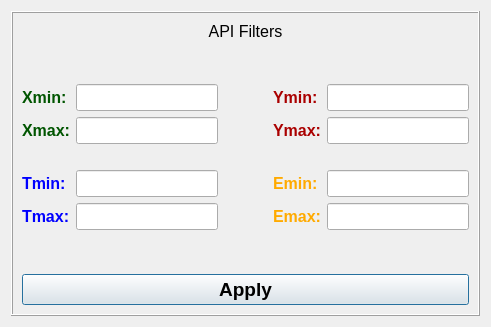
<?xml version="1.0" encoding="UTF-8"?>
<ui version="4.0">
 <class>win_eff</class>
 <widget class="QDialog" name="win_eff">
  <property name="geometry">
   <rect>
    <x>0</x>
    <y>0</y>
    <width>491</width>
    <height>327</height>
   </rect>
  </property>
  <property name="windowTitle">
   <string>Dialog</string>
  </property>
  <layout class="QGridLayout" name="gridLayout_2">
   <item row="0" column="0">
    <widget class="QFrame" name="frame">
     <property name="frameShape">
      <enum>QFrame::Box</enum>
     </property>
     <property name="frameShadow">
      <enum>QFrame::Raised</enum>
     </property>
     <layout class="QGridLayout" name="gridLayout_3">
      <item row="3" column="0">
       <layout class="QGridLayout" name="gridLayout">
        <item row="0" column="0">
         <widget class="QLabel" name="label_t_half">
          <property name="palette">
           <palette>
            <active>
             <colorrole role="WindowText">
              <brush brushstyle="SolidPattern">
               <color alpha="255">
                <red>0</red>
                <green>85</green>
                <blue>0</blue>
               </color>
              </brush>
             </colorrole>
             <colorrole role="Button">
              <brush brushstyle="SolidPattern">
               <color alpha="255">
                <red>212</red>
                <green>217</green>
                <blue>208</blue>
               </color>
              </brush>
             </colorrole>
             <colorrole role="Base">
              <brush brushstyle="SolidPattern">
               <color alpha="255">
                <red>212</red>
                <green>217</green>
                <blue>208</blue>
               </color>
              </brush>
             </colorrole>
             <colorrole role="Window">
              <brush brushstyle="SolidPattern">
               <color alpha="255">
                <red>212</red>
                <green>217</green>
                <blue>208</blue>
               </color>
              </brush>
             </colorrole>
            </active>
            <inactive>
             <colorrole role="WindowText">
              <brush brushstyle="SolidPattern">
               <color alpha="255">
                <red>0</red>
                <green>85</green>
                <blue>0</blue>
               </color>
              </brush>
             </colorrole>
             <colorrole role="Button">
              <brush brushstyle="SolidPattern">
               <color alpha="255">
                <red>212</red>
                <green>217</green>
                <blue>208</blue>
               </color>
              </brush>
             </colorrole>
             <colorrole role="Base">
              <brush brushstyle="SolidPattern">
               <color alpha="255">
                <red>212</red>
                <green>217</green>
                <blue>208</blue>
               </color>
              </brush>
             </colorrole>
             <colorrole role="Window">
              <brush brushstyle="SolidPattern">
               <color alpha="255">
                <red>212</red>
                <green>217</green>
                <blue>208</blue>
               </color>
              </brush>
             </colorrole>
            </inactive>
            <disabled>
             <colorrole role="WindowText">
              <brush brushstyle="SolidPattern">
               <color alpha="255">
                <red>120</red>
                <green>120</green>
                <blue>120</blue>
               </color>
              </brush>
             </colorrole>
             <colorrole role="Button">
              <brush brushstyle="SolidPattern">
               <color alpha="255">
                <red>212</red>
                <green>217</green>
                <blue>208</blue>
               </color>
              </brush>
             </colorrole>
             <colorrole role="Base">
              <brush brushstyle="SolidPattern">
               <color alpha="255">
                <red>212</red>
                <green>217</green>
                <blue>208</blue>
               </color>
              </brush>
             </colorrole>
             <colorrole role="Window">
              <brush brushstyle="SolidPattern">
               <color alpha="255">
                <red>212</red>
                <green>217</green>
                <blue>208</blue>
               </color>
              </brush>
             </colorrole>
            </disabled>
           </palette>
          </property>
          <property name="font">
           <font>
            <pointsize>12</pointsize>
           </font>
          </property>
          <property name="text">
           <string>&lt;html&gt;&lt;head/&gt;&lt;body&gt;&lt;p&gt;&lt;span style=&quot; font-size:12pt; font-weight:600;&quot;&gt;Xmin:&lt;/span&gt;&lt;/p&gt;&lt;/body&gt;&lt;/html&gt;</string>
          </property>
         </widget>
        </item>
        <item row="0" column="1">
         <widget class="QLineEdit" name="xmin_txt">
          <property name="font">
           <font>
            <pointsize>12</pointsize>
           </font>
          </property>
         </widget>
        </item>
        <item row="0" column="3">
         <widget class="QLabel" name="label_t_half_3">
          <property name="palette">
           <palette>
            <active>
             <colorrole role="WindowText">
              <brush brushstyle="SolidPattern">
               <color alpha="255">
                <red>170</red>
                <green>0</green>
                <blue>0</blue>
               </color>
              </brush>
             </colorrole>
             <colorrole role="Button">
              <brush brushstyle="SolidPattern">
               <color alpha="255">
                <red>212</red>
                <green>217</green>
                <blue>208</blue>
               </color>
              </brush>
             </colorrole>
             <colorrole role="Base">
              <brush brushstyle="SolidPattern">
               <color alpha="255">
                <red>212</red>
                <green>217</green>
                <blue>208</blue>
               </color>
              </brush>
             </colorrole>
             <colorrole role="Window">
              <brush brushstyle="SolidPattern">
               <color alpha="255">
                <red>212</red>
                <green>217</green>
                <blue>208</blue>
               </color>
              </brush>
             </colorrole>
            </active>
            <inactive>
             <colorrole role="WindowText">
              <brush brushstyle="SolidPattern">
               <color alpha="255">
                <red>170</red>
                <green>0</green>
                <blue>0</blue>
               </color>
              </brush>
             </colorrole>
             <colorrole role="Button">
              <brush brushstyle="SolidPattern">
               <color alpha="255">
                <red>212</red>
                <green>217</green>
                <blue>208</blue>
               </color>
              </brush>
             </colorrole>
             <colorrole role="Base">
              <brush brushstyle="SolidPattern">
               <color alpha="255">
                <red>212</red>
                <green>217</green>
                <blue>208</blue>
               </color>
              </brush>
             </colorrole>
             <colorrole role="Window">
              <brush brushstyle="SolidPattern">
               <color alpha="255">
                <red>212</red>
                <green>217</green>
                <blue>208</blue>
               </color>
              </brush>
             </colorrole>
            </inactive>
            <disabled>
             <colorrole role="WindowText">
              <brush brushstyle="SolidPattern">
               <color alpha="255">
                <red>120</red>
                <green>120</green>
                <blue>120</blue>
               </color>
              </brush>
             </colorrole>
             <colorrole role="Button">
              <brush brushstyle="SolidPattern">
               <color alpha="255">
                <red>212</red>
                <green>217</green>
                <blue>208</blue>
               </color>
              </brush>
             </colorrole>
             <colorrole role="Base">
              <brush brushstyle="SolidPattern">
               <color alpha="255">
                <red>212</red>
                <green>217</green>
                <blue>208</blue>
               </color>
              </brush>
             </colorrole>
             <colorrole role="Window">
              <brush brushstyle="SolidPattern">
               <color alpha="255">
                <red>212</red>
                <green>217</green>
                <blue>208</blue>
               </color>
              </brush>
             </colorrole>
            </disabled>
           </palette>
          </property>
          <property name="font">
           <font>
            <pointsize>12</pointsize>
           </font>
          </property>
          <property name="text">
           <string>&lt;html&gt;&lt;head/&gt;&lt;body&gt;&lt;p&gt;&lt;span style=&quot; font-size:12pt; font-weight:600;&quot;&gt;Ymin:&lt;/span&gt;&lt;/p&gt;&lt;/body&gt;&lt;/html&gt;</string>
          </property>
         </widget>
        </item>
        <item row="0" column="4">
         <widget class="QLineEdit" name="ymin_txt">
          <property name="font">
           <font>
            <pointsize>12</pointsize>
           </font>
          </property>
          <property name="text">
           <string/>
          </property>
         </widget>
        </item>
        <item row="1" column="0">
         <widget class="QLabel" name="label_t_half_2">
          <property name="palette">
           <palette>
            <active>
             <colorrole role="WindowText">
              <brush brushstyle="SolidPattern">
               <color alpha="255">
                <red>0</red>
                <green>85</green>
                <blue>0</blue>
               </color>
              </brush>
             </colorrole>
             <colorrole role="Button">
              <brush brushstyle="SolidPattern">
               <color alpha="255">
                <red>212</red>
                <green>217</green>
                <blue>208</blue>
               </color>
              </brush>
             </colorrole>
             <colorrole role="Base">
              <brush brushstyle="SolidPattern">
               <color alpha="255">
                <red>212</red>
                <green>217</green>
                <blue>208</blue>
               </color>
              </brush>
             </colorrole>
             <colorrole role="Window">
              <brush brushstyle="SolidPattern">
               <color alpha="255">
                <red>212</red>
                <green>217</green>
                <blue>208</blue>
               </color>
              </brush>
             </colorrole>
            </active>
            <inactive>
             <colorrole role="WindowText">
              <brush brushstyle="SolidPattern">
               <color alpha="255">
                <red>0</red>
                <green>85</green>
                <blue>0</blue>
               </color>
              </brush>
             </colorrole>
             <colorrole role="Button">
              <brush brushstyle="SolidPattern">
               <color alpha="255">
                <red>212</red>
                <green>217</green>
                <blue>208</blue>
               </color>
              </brush>
             </colorrole>
             <colorrole role="Base">
              <brush brushstyle="SolidPattern">
               <color alpha="255">
                <red>212</red>
                <green>217</green>
                <blue>208</blue>
               </color>
              </brush>
             </colorrole>
             <colorrole role="Window">
              <brush brushstyle="SolidPattern">
               <color alpha="255">
                <red>212</red>
                <green>217</green>
                <blue>208</blue>
               </color>
              </brush>
             </colorrole>
            </inactive>
            <disabled>
             <colorrole role="WindowText">
              <brush brushstyle="SolidPattern">
               <color alpha="255">
                <red>120</red>
                <green>120</green>
                <blue>120</blue>
               </color>
              </brush>
             </colorrole>
             <colorrole role="Button">
              <brush brushstyle="SolidPattern">
               <color alpha="255">
                <red>212</red>
                <green>217</green>
                <blue>208</blue>
               </color>
              </brush>
             </colorrole>
             <colorrole role="Base">
              <brush brushstyle="SolidPattern">
               <color alpha="255">
                <red>212</red>
                <green>217</green>
                <blue>208</blue>
               </color>
              </brush>
             </colorrole>
             <colorrole role="Window">
              <brush brushstyle="SolidPattern">
               <color alpha="255">
                <red>212</red>
                <green>217</green>
                <blue>208</blue>
               </color>
              </brush>
             </colorrole>
            </disabled>
           </palette>
          </property>
          <property name="font">
           <font>
            <pointsize>12</pointsize>
           </font>
          </property>
          <property name="text">
           <string>&lt;html&gt;&lt;head/&gt;&lt;body&gt;&lt;p&gt;&lt;span style=&quot; font-size:12pt; font-weight:600;&quot;&gt;Xmax:&lt;/span&gt;&lt;/p&gt;&lt;/body&gt;&lt;/html&gt;</string>
          </property>
         </widget>
        </item>
        <item row="1" column="1">
         <widget class="QLineEdit" name="xmax_txt">
          <property name="font">
           <font>
            <pointsize>12</pointsize>
           </font>
          </property>
         </widget>
        </item>
        <item row="1" column="3">
         <widget class="QLabel" name="label_t_half_4">
          <property name="palette">
           <palette>
            <active>
             <colorrole role="WindowText">
              <brush brushstyle="SolidPattern">
               <color alpha="255">
                <red>170</red>
                <green>0</green>
                <blue>0</blue>
               </color>
              </brush>
             </colorrole>
             <colorrole role="Button">
              <brush brushstyle="SolidPattern">
               <color alpha="255">
                <red>212</red>
                <green>217</green>
                <blue>208</blue>
               </color>
              </brush>
             </colorrole>
             <colorrole role="Base">
              <brush brushstyle="SolidPattern">
               <color alpha="255">
                <red>212</red>
                <green>217</green>
                <blue>208</blue>
               </color>
              </brush>
             </colorrole>
             <colorrole role="Window">
              <brush brushstyle="SolidPattern">
               <color alpha="255">
                <red>212</red>
                <green>217</green>
                <blue>208</blue>
               </color>
              </brush>
             </colorrole>
            </active>
            <inactive>
             <colorrole role="WindowText">
              <brush brushstyle="SolidPattern">
               <color alpha="255">
                <red>170</red>
                <green>0</green>
                <blue>0</blue>
               </color>
              </brush>
             </colorrole>
             <colorrole role="Button">
              <brush brushstyle="SolidPattern">
               <color alpha="255">
                <red>212</red>
                <green>217</green>
                <blue>208</blue>
               </color>
              </brush>
             </colorrole>
             <colorrole role="Base">
              <brush brushstyle="SolidPattern">
               <color alpha="255">
                <red>212</red>
                <green>217</green>
                <blue>208</blue>
               </color>
              </brush>
             </colorrole>
             <colorrole role="Window">
              <brush brushstyle="SolidPattern">
               <color alpha="255">
                <red>212</red>
                <green>217</green>
                <blue>208</blue>
               </color>
              </brush>
             </colorrole>
            </inactive>
            <disabled>
             <colorrole role="WindowText">
              <brush brushstyle="SolidPattern">
               <color alpha="255">
                <red>120</red>
                <green>120</green>
                <blue>120</blue>
               </color>
              </brush>
             </colorrole>
             <colorrole role="Button">
              <brush brushstyle="SolidPattern">
               <color alpha="255">
                <red>212</red>
                <green>217</green>
                <blue>208</blue>
               </color>
              </brush>
             </colorrole>
             <colorrole role="Base">
              <brush brushstyle="SolidPattern">
               <color alpha="255">
                <red>212</red>
                <green>217</green>
                <blue>208</blue>
               </color>
              </brush>
             </colorrole>
             <colorrole role="Window">
              <brush brushstyle="SolidPattern">
               <color alpha="255">
                <red>212</red>
                <green>217</green>
                <blue>208</blue>
               </color>
              </brush>
             </colorrole>
            </disabled>
           </palette>
          </property>
          <property name="font">
           <font>
            <pointsize>12</pointsize>
           </font>
          </property>
          <property name="text">
           <string>&lt;html&gt;&lt;head/&gt;&lt;body&gt;&lt;p&gt;&lt;span style=&quot; font-size:12pt; font-weight:600;&quot;&gt;Ymax:&lt;/span&gt;&lt;/p&gt;&lt;/body&gt;&lt;/html&gt;</string>
          </property>
         </widget>
        </item>
        <item row="1" column="4">
         <widget class="QLineEdit" name="ymax_txt">
          <property name="font">
           <font>
            <pointsize>12</pointsize>
           </font>
          </property>
         </widget>
        </item>
        <item row="2" column="1">
         <spacer name="verticalSpacer">
          <property name="orientation">
           <enum>Qt::Vertical</enum>
          </property>
          <property name="sizeHint" stdset="0">
           <size>
            <width>20</width>
            <height>18</height>
           </size>
          </property>
         </spacer>
        </item>
        <item row="2" column="2">
         <spacer name="horizontalSpacer">
          <property name="orientation">
           <enum>Qt::Horizontal</enum>
          </property>
          <property name="sizeHint" stdset="0">
           <size>
            <width>28</width>
            <height>20</height>
           </size>
          </property>
         </spacer>
        </item>
        <item row="2" column="4">
         <spacer name="verticalSpacer_2">
          <property name="orientation">
           <enum>Qt::Vertical</enum>
          </property>
          <property name="sizeHint" stdset="0">
           <size>
            <width>20</width>
            <height>18</height>
           </size>
          </property>
         </spacer>
        </item>
        <item row="3" column="0">
         <widget class="QLabel" name="label_t_half_5">
          <property name="palette">
           <palette>
            <active>
             <colorrole role="WindowText">
              <brush brushstyle="SolidPattern">
               <color alpha="255">
                <red>0</red>
                <green>0</green>
                <blue>255</blue>
               </color>
              </brush>
             </colorrole>
             <colorrole role="Button">
              <brush brushstyle="SolidPattern">
               <color alpha="255">
                <red>212</red>
                <green>217</green>
                <blue>208</blue>
               </color>
              </brush>
             </colorrole>
             <colorrole role="Base">
              <brush brushstyle="SolidPattern">
               <color alpha="255">
                <red>212</red>
                <green>217</green>
                <blue>208</blue>
               </color>
              </brush>
             </colorrole>
             <colorrole role="Window">
              <brush brushstyle="SolidPattern">
               <color alpha="255">
                <red>212</red>
                <green>217</green>
                <blue>208</blue>
               </color>
              </brush>
             </colorrole>
            </active>
            <inactive>
             <colorrole role="WindowText">
              <brush brushstyle="SolidPattern">
               <color alpha="255">
                <red>0</red>
                <green>0</green>
                <blue>255</blue>
               </color>
              </brush>
             </colorrole>
             <colorrole role="Button">
              <brush brushstyle="SolidPattern">
               <color alpha="255">
                <red>212</red>
                <green>217</green>
                <blue>208</blue>
               </color>
              </brush>
             </colorrole>
             <colorrole role="Base">
              <brush brushstyle="SolidPattern">
               <color alpha="255">
                <red>212</red>
                <green>217</green>
                <blue>208</blue>
               </color>
              </brush>
             </colorrole>
             <colorrole role="Window">
              <brush brushstyle="SolidPattern">
               <color alpha="255">
                <red>212</red>
                <green>217</green>
                <blue>208</blue>
               </color>
              </brush>
             </colorrole>
            </inactive>
            <disabled>
             <colorrole role="WindowText">
              <brush brushstyle="SolidPattern">
               <color alpha="255">
                <red>120</red>
                <green>120</green>
                <blue>120</blue>
               </color>
              </brush>
             </colorrole>
             <colorrole role="Button">
              <brush brushstyle="SolidPattern">
               <color alpha="255">
                <red>212</red>
                <green>217</green>
                <blue>208</blue>
               </color>
              </brush>
             </colorrole>
             <colorrole role="Base">
              <brush brushstyle="SolidPattern">
               <color alpha="255">
                <red>212</red>
                <green>217</green>
                <blue>208</blue>
               </color>
              </brush>
             </colorrole>
             <colorrole role="Window">
              <brush brushstyle="SolidPattern">
               <color alpha="255">
                <red>212</red>
                <green>217</green>
                <blue>208</blue>
               </color>
              </brush>
             </colorrole>
            </disabled>
           </palette>
          </property>
          <property name="font">
           <font>
            <pointsize>12</pointsize>
           </font>
          </property>
          <property name="text">
           <string>&lt;html&gt;&lt;head/&gt;&lt;body&gt;&lt;p&gt;&lt;span style=&quot; font-size:12pt; font-weight:600;&quot;&gt;Tmin:&lt;/span&gt;&lt;/p&gt;&lt;/body&gt;&lt;/html&gt;</string>
          </property>
         </widget>
        </item>
        <item row="3" column="1">
         <widget class="QLineEdit" name="tmin_txt">
          <property name="font">
           <font>
            <pointsize>12</pointsize>
           </font>
          </property>
         </widget>
        </item>
        <item row="3" column="3">
         <widget class="QLabel" name="label_t_half_7">
          <property name="palette">
           <palette>
            <active>
             <colorrole role="WindowText">
              <brush brushstyle="SolidPattern">
               <color alpha="255">
                <red>255</red>
                <green>170</green>
                <blue>0</blue>
               </color>
              </brush>
             </colorrole>
             <colorrole role="Button">
              <brush brushstyle="SolidPattern">
               <color alpha="255">
                <red>212</red>
                <green>217</green>
                <blue>208</blue>
               </color>
              </brush>
             </colorrole>
             <colorrole role="Base">
              <brush brushstyle="SolidPattern">
               <color alpha="255">
                <red>212</red>
                <green>217</green>
                <blue>208</blue>
               </color>
              </brush>
             </colorrole>
             <colorrole role="Window">
              <brush brushstyle="SolidPattern">
               <color alpha="255">
                <red>212</red>
                <green>217</green>
                <blue>208</blue>
               </color>
              </brush>
             </colorrole>
            </active>
            <inactive>
             <colorrole role="WindowText">
              <brush brushstyle="SolidPattern">
               <color alpha="255">
                <red>255</red>
                <green>170</green>
                <blue>0</blue>
               </color>
              </brush>
             </colorrole>
             <colorrole role="Button">
              <brush brushstyle="SolidPattern">
               <color alpha="255">
                <red>212</red>
                <green>217</green>
                <blue>208</blue>
               </color>
              </brush>
             </colorrole>
             <colorrole role="Base">
              <brush brushstyle="SolidPattern">
               <color alpha="255">
                <red>212</red>
                <green>217</green>
                <blue>208</blue>
               </color>
              </brush>
             </colorrole>
             <colorrole role="Window">
              <brush brushstyle="SolidPattern">
               <color alpha="255">
                <red>212</red>
                <green>217</green>
                <blue>208</blue>
               </color>
              </brush>
             </colorrole>
            </inactive>
            <disabled>
             <colorrole role="WindowText">
              <brush brushstyle="SolidPattern">
               <color alpha="255">
                <red>120</red>
                <green>120</green>
                <blue>120</blue>
               </color>
              </brush>
             </colorrole>
             <colorrole role="Button">
              <brush brushstyle="SolidPattern">
               <color alpha="255">
                <red>212</red>
                <green>217</green>
                <blue>208</blue>
               </color>
              </brush>
             </colorrole>
             <colorrole role="Base">
              <brush brushstyle="SolidPattern">
               <color alpha="255">
                <red>212</red>
                <green>217</green>
                <blue>208</blue>
               </color>
              </brush>
             </colorrole>
             <colorrole role="Window">
              <brush brushstyle="SolidPattern">
               <color alpha="255">
                <red>212</red>
                <green>217</green>
                <blue>208</blue>
               </color>
              </brush>
             </colorrole>
            </disabled>
           </palette>
          </property>
          <property name="font">
           <font>
            <pointsize>12</pointsize>
           </font>
          </property>
          <property name="text">
           <string>&lt;html&gt;&lt;head/&gt;&lt;body&gt;&lt;p&gt;&lt;span style=&quot; font-size:12pt; font-weight:600;&quot;&gt;Emin:&lt;/span&gt;&lt;/p&gt;&lt;/body&gt;&lt;/html&gt;</string>
          </property>
         </widget>
        </item>
        <item row="3" column="4">
         <widget class="QLineEdit" name="emin_txt">
          <property name="font">
           <font>
            <pointsize>12</pointsize>
           </font>
          </property>
          <property name="text">
           <string/>
          </property>
         </widget>
        </item>
        <item row="4" column="0">
         <widget class="QLabel" name="label_t_half_8">
          <property name="palette">
           <palette>
            <active>
             <colorrole role="WindowText">
              <brush brushstyle="SolidPattern">
               <color alpha="255">
                <red>0</red>
                <green>0</green>
                <blue>255</blue>
               </color>
              </brush>
             </colorrole>
             <colorrole role="Button">
              <brush brushstyle="SolidPattern">
               <color alpha="255">
                <red>212</red>
                <green>217</green>
                <blue>208</blue>
               </color>
              </brush>
             </colorrole>
             <colorrole role="Base">
              <brush brushstyle="SolidPattern">
               <color alpha="255">
                <red>212</red>
                <green>217</green>
                <blue>208</blue>
               </color>
              </brush>
             </colorrole>
             <colorrole role="Window">
              <brush brushstyle="SolidPattern">
               <color alpha="255">
                <red>212</red>
                <green>217</green>
                <blue>208</blue>
               </color>
              </brush>
             </colorrole>
            </active>
            <inactive>
             <colorrole role="WindowText">
              <brush brushstyle="SolidPattern">
               <color alpha="255">
                <red>0</red>
                <green>0</green>
                <blue>255</blue>
               </color>
              </brush>
             </colorrole>
             <colorrole role="Button">
              <brush brushstyle="SolidPattern">
               <color alpha="255">
                <red>212</red>
                <green>217</green>
                <blue>208</blue>
               </color>
              </brush>
             </colorrole>
             <colorrole role="Base">
              <brush brushstyle="SolidPattern">
               <color alpha="255">
                <red>212</red>
                <green>217</green>
                <blue>208</blue>
               </color>
              </brush>
             </colorrole>
             <colorrole role="Window">
              <brush brushstyle="SolidPattern">
               <color alpha="255">
                <red>212</red>
                <green>217</green>
                <blue>208</blue>
               </color>
              </brush>
             </colorrole>
            </inactive>
            <disabled>
             <colorrole role="WindowText">
              <brush brushstyle="SolidPattern">
               <color alpha="255">
                <red>120</red>
                <green>120</green>
                <blue>120</blue>
               </color>
              </brush>
             </colorrole>
             <colorrole role="Button">
              <brush brushstyle="SolidPattern">
               <color alpha="255">
                <red>212</red>
                <green>217</green>
                <blue>208</blue>
               </color>
              </brush>
             </colorrole>
             <colorrole role="Base">
              <brush brushstyle="SolidPattern">
               <color alpha="255">
                <red>212</red>
                <green>217</green>
                <blue>208</blue>
               </color>
              </brush>
             </colorrole>
             <colorrole role="Window">
              <brush brushstyle="SolidPattern">
               <color alpha="255">
                <red>212</red>
                <green>217</green>
                <blue>208</blue>
               </color>
              </brush>
             </colorrole>
            </disabled>
           </palette>
          </property>
          <property name="font">
           <font>
            <pointsize>12</pointsize>
           </font>
          </property>
          <property name="text">
           <string>&lt;html&gt;&lt;head/&gt;&lt;body&gt;&lt;p&gt;&lt;span style=&quot; font-size:12pt; font-weight:600;&quot;&gt;Tmax:&lt;/span&gt;&lt;/p&gt;&lt;/body&gt;&lt;/html&gt;</string>
          </property>
         </widget>
        </item>
        <item row="4" column="1">
         <widget class="QLineEdit" name="tmax_txt">
          <property name="font">
           <font>
            <pointsize>12</pointsize>
           </font>
          </property>
         </widget>
        </item>
        <item row="4" column="3">
         <widget class="QLabel" name="label_t_half_6">
          <property name="palette">
           <palette>
            <active>
             <colorrole role="WindowText">
              <brush brushstyle="SolidPattern">
               <color alpha="255">
                <red>255</red>
                <green>170</green>
                <blue>0</blue>
               </color>
              </brush>
             </colorrole>
             <colorrole role="Button">
              <brush brushstyle="SolidPattern">
               <color alpha="255">
                <red>212</red>
                <green>217</green>
                <blue>208</blue>
               </color>
              </brush>
             </colorrole>
             <colorrole role="Base">
              <brush brushstyle="SolidPattern">
               <color alpha="255">
                <red>212</red>
                <green>217</green>
                <blue>208</blue>
               </color>
              </brush>
             </colorrole>
             <colorrole role="Window">
              <brush brushstyle="SolidPattern">
               <color alpha="255">
                <red>212</red>
                <green>217</green>
                <blue>208</blue>
               </color>
              </brush>
             </colorrole>
            </active>
            <inactive>
             <colorrole role="WindowText">
              <brush brushstyle="SolidPattern">
               <color alpha="255">
                <red>255</red>
                <green>170</green>
                <blue>0</blue>
               </color>
              </brush>
             </colorrole>
             <colorrole role="Button">
              <brush brushstyle="SolidPattern">
               <color alpha="255">
                <red>212</red>
                <green>217</green>
                <blue>208</blue>
               </color>
              </brush>
             </colorrole>
             <colorrole role="Base">
              <brush brushstyle="SolidPattern">
               <color alpha="255">
                <red>212</red>
                <green>217</green>
                <blue>208</blue>
               </color>
              </brush>
             </colorrole>
             <colorrole role="Window">
              <brush brushstyle="SolidPattern">
               <color alpha="255">
                <red>212</red>
                <green>217</green>
                <blue>208</blue>
               </color>
              </brush>
             </colorrole>
            </inactive>
            <disabled>
             <colorrole role="WindowText">
              <brush brushstyle="SolidPattern">
               <color alpha="255">
                <red>120</red>
                <green>120</green>
                <blue>120</blue>
               </color>
              </brush>
             </colorrole>
             <colorrole role="Button">
              <brush brushstyle="SolidPattern">
               <color alpha="255">
                <red>212</red>
                <green>217</green>
                <blue>208</blue>
               </color>
              </brush>
             </colorrole>
             <colorrole role="Base">
              <brush brushstyle="SolidPattern">
               <color alpha="255">
                <red>212</red>
                <green>217</green>
                <blue>208</blue>
               </color>
              </brush>
             </colorrole>
             <colorrole role="Window">
              <brush brushstyle="SolidPattern">
               <color alpha="255">
                <red>212</red>
                <green>217</green>
                <blue>208</blue>
               </color>
              </brush>
             </colorrole>
            </disabled>
           </palette>
          </property>
          <property name="font">
           <font>
            <pointsize>12</pointsize>
           </font>
          </property>
          <property name="text">
           <string>&lt;html&gt;&lt;head/&gt;&lt;body&gt;&lt;p&gt;&lt;span style=&quot; font-size:12pt; font-weight:600;&quot;&gt;Emax:&lt;/span&gt;&lt;/p&gt;&lt;/body&gt;&lt;/html&gt;</string>
          </property>
         </widget>
        </item>
        <item row="4" column="4">
         <widget class="QLineEdit" name="emax_txt">
          <property name="font">
           <font>
            <pointsize>12</pointsize>
           </font>
          </property>
         </widget>
        </item>
       </layout>
      </item>
      <item row="1" column="0">
       <widget class="QLabel" name="label">
        <property name="font">
         <font>
          <pointsize>12</pointsize>
         </font>
        </property>
        <property name="text">
         <string>API Filters</string>
        </property>
        <property name="alignment">
         <set>Qt::AlignCenter</set>
        </property>
       </widget>
      </item>
      <item row="5" column="0">
       <widget class="QPushButton" name="button_api_apply">
        <property name="font">
         <font>
          <pointsize>14</pointsize>
          <weight>75</weight>
          <bold>true</bold>
         </font>
        </property>
        <property name="text">
         <string>Apply</string>
        </property>
       </widget>
      </item>
      <item row="4" column="0">
       <spacer name="verticalSpacer_3">
        <property name="orientation">
         <enum>Qt::Vertical</enum>
        </property>
        <property name="sizeHint" stdset="0">
         <size>
          <width>20</width>
          <height>40</height>
         </size>
        </property>
       </spacer>
      </item>
      <item row="2" column="0">
       <spacer name="verticalSpacer_4">
        <property name="orientation">
         <enum>Qt::Vertical</enum>
        </property>
        <property name="sizeHint" stdset="0">
         <size>
          <width>20</width>
          <height>40</height>
         </size>
        </property>
       </spacer>
      </item>
     </layout>
    </widget>
   </item>
  </layout>
 </widget>
 <resources/>
 <connections/>
</ui>
